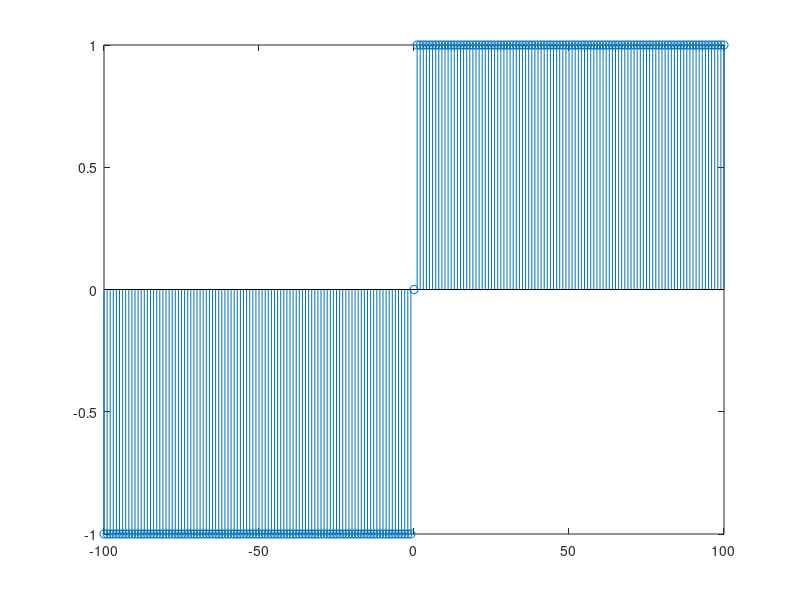

Recreate this plot in MATLAB.
clc;
clear all;
close all;

n = -100:100;

u_n = [n >= 0];
u_negN = [-n >= 0];
sgn_n = u_n - u_negN;
stem(n, sgn_n);